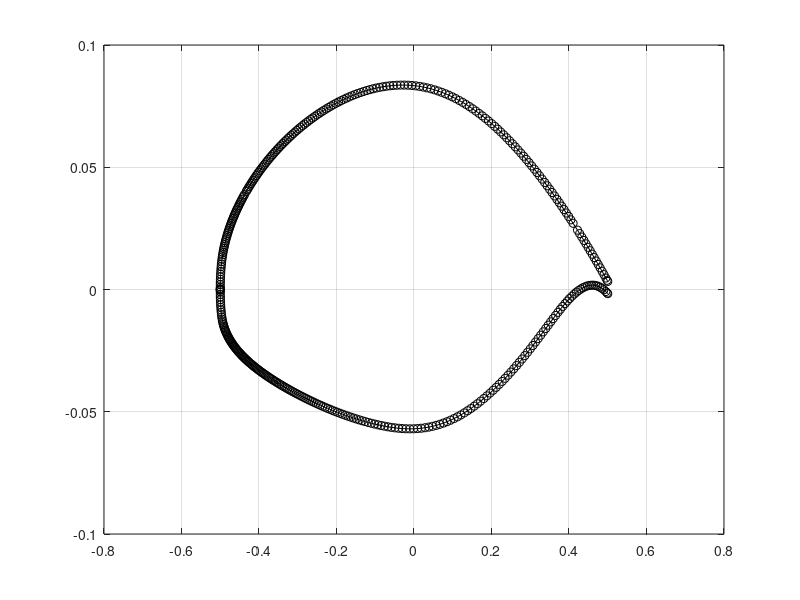

This chart was generated by the following MATLAB code: (Note: this script raises an error after producing the figure.)
clear all
clc
close all

lxis1 = 1;
lxie1 = 300;
lxit = lxie1;
lxi1 = lxie1;
xy = dlmread('v2c.dat');
lnaca = length(xy)/2;
xnaca(:,1) = xy(1:lnaca,1);
xnaca(:,2) = xy(lnaca+1:end,1);
ynaca(:,1) = xy(1:lnaca,2);
ynaca(:,2) = xy(lnaca+1:end,2);
figure(1)
plot(xnaca(:,1),ynaca(:,1), '-ok'); hold on; grid on;
plot(xnaca(:,2),ynaca(:,2), '-ok');

% ll=5;
% nll=10;
% deg=2;
% xxnaca(:,1) = linspace(xnaca(1,1), xnaca(ll,1), nll);
% p = polyfit(xnaca(1:ll,1),ynaca(1:ll,1), deg);
% yynaca(:,1) = polyval(p,xxnaca(:,1));
% figure(1)
% plot(xxnaca(:,1),yynaca(:,1), 'or'); hold on; grid on;

ll=6;
nll=75;
deg=5;
yyle(:) = linspace(ynaca(ll,2), ynaca(ll,1), nll);
yy = [ynaca(ll:-1:1,2), ynaca(1:ll,1)];
xx = [xnaca(ll:-1:1,2), xnaca(1:ll,1)];
p = polyfit(yy,xx, deg);
xxle(:) = polyval(p,yyle(:));
% figure(1)
% plot(xxle(:),yyle(:), 'og'); hold on; grid on;

llte=4;
nllte=15;
degte=3;
xxte(:,1) = linspace(xnaca(end-llte+1,1), xnaca(end,1), nllte);
xx=xnaca(end-llte+1:end,1); yy=ynaca(end-llte+1:end,1);
p=polyfit(xx,yy,degte);
yyte(:,1) = polyval(p,xxte(:,1));
xxte(:,2) = linspace(xnaca(end-llte+1,2), xnaca(end,2), nllte);
xx=xnaca(end-llte+1:end,2); yy=ynaca(end-llte+1:end,2);
p=polyfit(xx,yy,degte);
yyte(:,2) = polyval(p,xxte(:,2));
% figure(1)
% plot(xxte(:,1),yyte(:,1), 'or'); hold on; grid on;
% plot(xxte(:,2),yyte(:,2), 'or');

% [AAA, kk] = min(xxle);
% kkk=min(kk-1, nll-kk);
% flag=0; iii=0;
% while flag==0
%     iii = iii+1;
%     if xxle(kk-kkk)<xnaca(iii,2)
%         flag=1;
%     end
% end
% lnaca = 80;
% a = xnaca(ll,1);
% b = xnaca(end-llte,1);
% for k=1:lnaca
%     xxnaca(k,1) = (a+b)/2 + (b-a)/2 * cos((k-1)/lnaca*pi);
% end
% % xxnaca(:,1) = linspace(a, b, lnaca);
% a = xxle(kk-kkk);
% b = xnaca(end-llte,2);
% for k=1:lnaca
%     xxnaca(k,2) = (a+b)/2 + (b-a)/2 * cos((k-1)/lnaca*pi);
% end
% % xxnaca(:,2) = linspace(a, b, lnaca);
% yynaca(:,1) = spline(xnaca(ll+1:end-llte-1,1), ynaca(ll+1:end-llte-1,1), xxnaca(:,1));
% bbbx = [xxle(kk-kkk); xnaca(iii:end-llte-1,2)];
% bbby = [yyle(kk-kkk); ynaca(iii:end-llte-1,2)];
% yynaca(:,2) = spline(bbbx, bbby, xxnaca(:,2));
% % figure(1)
% % plot(xxnaca(:,1),yynaca(:,1), 'ob'); hold on; grid on;
% % plot(xxnaca(:,2),yynaca(:,2), 'ob');
xxnaca(:,1) = xnaca(ll+1:end-llte,1);
xxnaca(:,2) = xnaca(ll+1:end-llte,2);
yynaca(:,1) = ynaca(ll+1:end-llte,1);
yynaca(:,2) = ynaca(ll+1:end-llte,2);

lnaca = length(xnaca)-llte - (ll+1) +1;
[AAA, kk] = min(xxle);
kkk=min(kk-1, nll-kk);
xnaca = zeros(lnaca+kkk+1+nllte,2);
ynaca = zeros(lnaca+kkk+1+nllte,2);
xnaca(1,1) = xxle(kk);
xnaca(1,2) = xxle(kk);
ynaca(1,1) = yyle(kk);
ynaca(1,2) = yyle(kk);
xnaca(2:kkk+1,1) = xxle(kk+1:kkk+kk);
xnaca(2:kkk+1,2) = xxle(kk-1:-1:kk-kkk);
ynaca(2:kkk+1,1) = yyle(kk+1:kkk+kk);
ynaca(2:kkk+1,2) = yyle(kk-1:-1:kk-kkk);
xnaca(end-nllte+1:end,1) = xxte(:,1);
ynaca(end-nllte+1:end,1) = yyte(:,1);
xnaca(end-nllte+1:end,2) = xxte(:,2);
ynaca(end-nllte+1:end,2) = yyte(:,2);
xnaca(kkk+2:end-nllte,:) = xxnaca(1:end,:);
ynaca(kkk+2:end-nllte,:) = yynaca(1:end,:);

% figure(1)
% plot(xnaca(:,1),ynaca(:,1), '-or'); hold on; grid on;
% plot(xnaca(:,2),ynaca(:,2), '-ob');

xend(:,1) = [xnaca(1:kkk+1,1); xnaca(kkk+2:end-nllte,1); xnaca(end-nllte+1:end,1)];
xend(:,2) = [xnaca(1:kkk+1,2); xnaca(kkk+2:end-nllte,2); xnaca(end-nllte+1:end,2)];
yend(:,1) = [ynaca(1:kkk+1,1); ynaca(kkk+2:end-nllte,1); ynaca(end-nllte+1:end,1)];
yend(:,2) = [ynaca(1:kkk+1,2); ynaca(kkk+2:end-nllte,2); ynaca(end-nllte+1:end,2)];

figure(1)
plot(xend(:,1),yend(:,1), '-or'); hold on; grid on;
plot(xend(:,2),yend(:,2), '-ob')

fileID = fopen('v2c_ref.dat','w');
for i=1:length(xend(:,1))
    fprintf(fileID,'%e %e\n', xend(i,1), yend(i,1));
end
for i=1:length(xend(:,1))
    fprintf(fileID,'%e %e\n', xend(i,2), yend(i,2));
end
fclose(fileID);